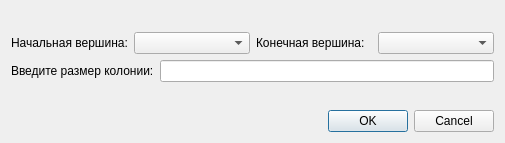
<?xml version="1.0" encoding="UTF-8"?>
<ui version="4.0">
 <class>aco_algorithm</class>
 <widget class="QDialog" name="aco_algorithm">
  <property name="geometry">
   <rect>
    <x>0</x>
    <y>0</y>
    <width>505</width>
    <height>143</height>
   </rect>
  </property>
  <property name="windowTitle">
   <string>Муравьиный алгоритм</string>
  </property>
  <layout class="QVBoxLayout" name="verticalLayout">
   <item>
    <spacer name="verticalSpacer">
     <property name="orientation">
      <enum>Qt::Vertical</enum>
     </property>
     <property name="sizeHint" stdset="0">
      <size>
       <width>20</width>
       <height>40</height>
      </size>
     </property>
    </spacer>
   </item>
   <item>
    <layout class="QHBoxLayout" name="horizontalLayout">
     <item>
      <widget class="QLabel" name="label">
       <property name="text">
        <string>Начальная вершина:</string>
       </property>
      </widget>
     </item>
     <item>
      <widget class="QComboBox" name="comboBox"/>
     </item>
     <item>
      <widget class="QLabel" name="label_2">
       <property name="text">
        <string>Конечная вершина:</string>
       </property>
      </widget>
     </item>
     <item>
      <widget class="QComboBox" name="comboBox_2"/>
     </item>
    </layout>
   </item>
   <item>
    <layout class="QHBoxLayout" name="horizontalLayout_2">
     <item>
      <widget class="QLabel" name="label_3">
       <property name="text">
        <string>Введите размер колонии:</string>
       </property>
      </widget>
     </item>
     <item>
      <widget class="QLineEdit" name="lineEdit"/>
     </item>
    </layout>
   </item>
   <item>
    <spacer name="verticalSpacer_2">
     <property name="orientation">
      <enum>Qt::Vertical</enum>
     </property>
     <property name="sizeHint" stdset="0">
      <size>
       <width>20</width>
       <height>40</height>
      </size>
     </property>
    </spacer>
   </item>
   <item>
    <widget class="QDialogButtonBox" name="buttonBox">
     <property name="orientation">
      <enum>Qt::Horizontal</enum>
     </property>
     <property name="standardButtons">
      <set>QDialogButtonBox::Cancel|QDialogButtonBox::Ok</set>
     </property>
    </widget>
   </item>
  </layout>
 </widget>
 <resources/>
 <connections>
  <connection>
   <sender>buttonBox</sender>
   <signal>accepted()</signal>
   <receiver>aco_algorithm</receiver>
   <slot>accept()</slot>
   <hints>
    <hint type="sourcelabel">
     <x>248</x>
     <y>254</y>
    </hint>
    <hint type="destinationlabel">
     <x>157</x>
     <y>274</y>
    </hint>
   </hints>
  </connection>
  <connection>
   <sender>buttonBox</sender>
   <signal>rejected()</signal>
   <receiver>aco_algorithm</receiver>
   <slot>reject()</slot>
   <hints>
    <hint type="sourcelabel">
     <x>316</x>
     <y>260</y>
    </hint>
    <hint type="destinationlabel">
     <x>286</x>
     <y>274</y>
    </hint>
   </hints>
  </connection>
 </connections>
</ui>
